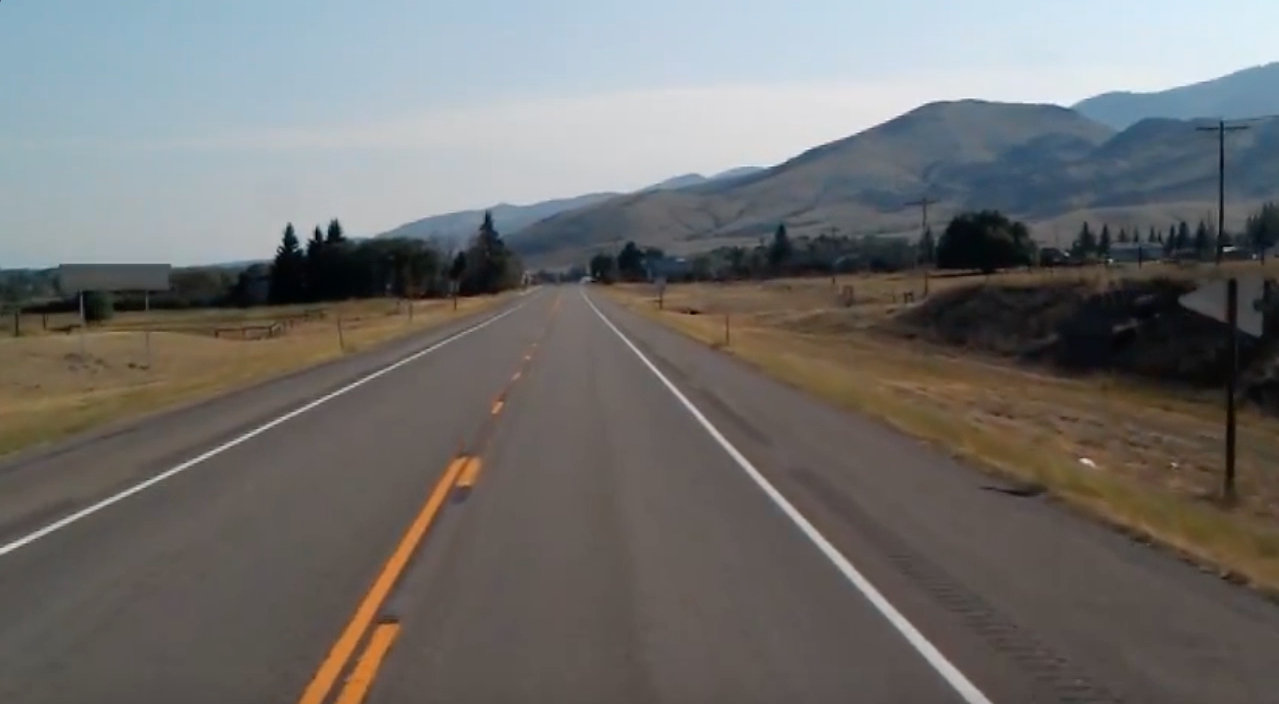
#> input picture Lane_Detection/test_image.jpg, 1279 x 704 px, given in place of the camera
$ python water_shed_algo.py   (older library calls are emulated)
#> lines starting #> are read from the running program, lines starting #| are printed output that depends on the picture; after the words box and inside, x2 and y2 are one past the last pixel; in counts of white or black regions, pixels touching at a corner belong together
import cv2
import numpy as np
cap = cv2.VideoCapture(0)

#	#For Full Screen uncomment below

#cv2.namedWindow('title', cv2.WND_PROP_FULLSCREEN)
#cv2.setWindowProperty('title', cv2.WND_PROP_FULLSCREEN, cv2.WINDOW_FULLSCREEN)

while True:
    ret,frame = cap.read()
#> frame is the input picture: shape (704, 1279, 3); mean B, G, R 109.7, 111.3, 112.3
    cv2.imshow('Original',frame)
    # 1. Blur
    blur = cv2.medianBlur(frame,15)

    # 2. To Gray
    gray = cv2.cvtColor(blur,cv2.COLOR_BGR2GRAY)

    # 3.) Threshold
    ret, thresh = cv2.threshold(gray,160,255,cv2.THRESH_BINARY_INV + cv2.THRESH_OTSU)
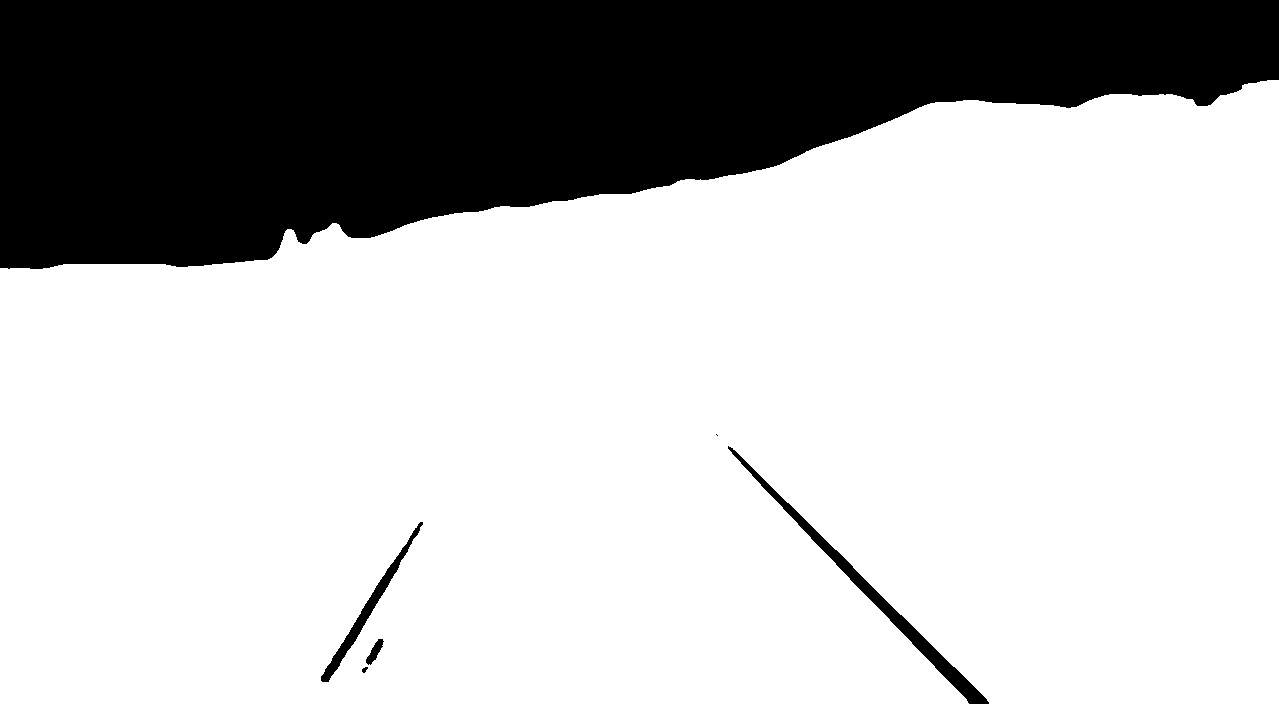
#> thresh: shape (704, 1279); 73.8% white; 6 black regions (1 under 20 px), largest, box (x1, y1, x2, y2) and area: (0, 0, 1279, 269) 230832, (728, 446, 989, 704) 3557, (321, 522, 423, 682) 1501, (366, 639, 384, 665) 200, (362, 667, 368, 673) 23
#> ret = 138

    # 4.) noise removal
    kernel = np.ones((3,3),np.uint8)
    opening = cv2.morphologyEx(thresh,cv2.MORPH_OPEN,kernel, iterations = 2)
#> opening: shape (704, 1279); 73.8% white; 5 black regions (1 under 20 px), largest, box (x1, y1, x2, y2) and area: (0, 0, 1279, 269) 230833, (728, 446, 989, 704) 3558, (321, 522, 423, 682) 1501, (362, 639, 384, 673) 232

    # 5.) sure background area
    bg = cv2.dilate(opening,kernel,iterations=3)
#> bg: shape (704, 1279); 74.8% white; 11 black regions (7 under 20 px), largest, box (x1, y1, x2, y2) and area: (0, 0, 1279, 266) 226084, (814, 535, 984, 704) 789, (364, 579, 387, 616) 48, (344, 617, 364, 648) 43

    # 6.) Finding sure foreground area
    dist_transform = cv2.distanceTransform(opening,cv2.DIST_L2,5)
    ret, fg = cv2.threshold(dist_transform,0.3*dist_transform.max(),255,0)
#> fg: shape (704, 1279) float32; 38.3% white; 1 white region, box (x1, y1, x2, y2) and area: (0, 196, 1279, 704) 344968
#> ret = 112.1

    # 7.) Sure Forground region
    final_fg = np.uint8(fg)

    # 8.) unknown region
    unknown = cv2.subtract(bg, final_fg)
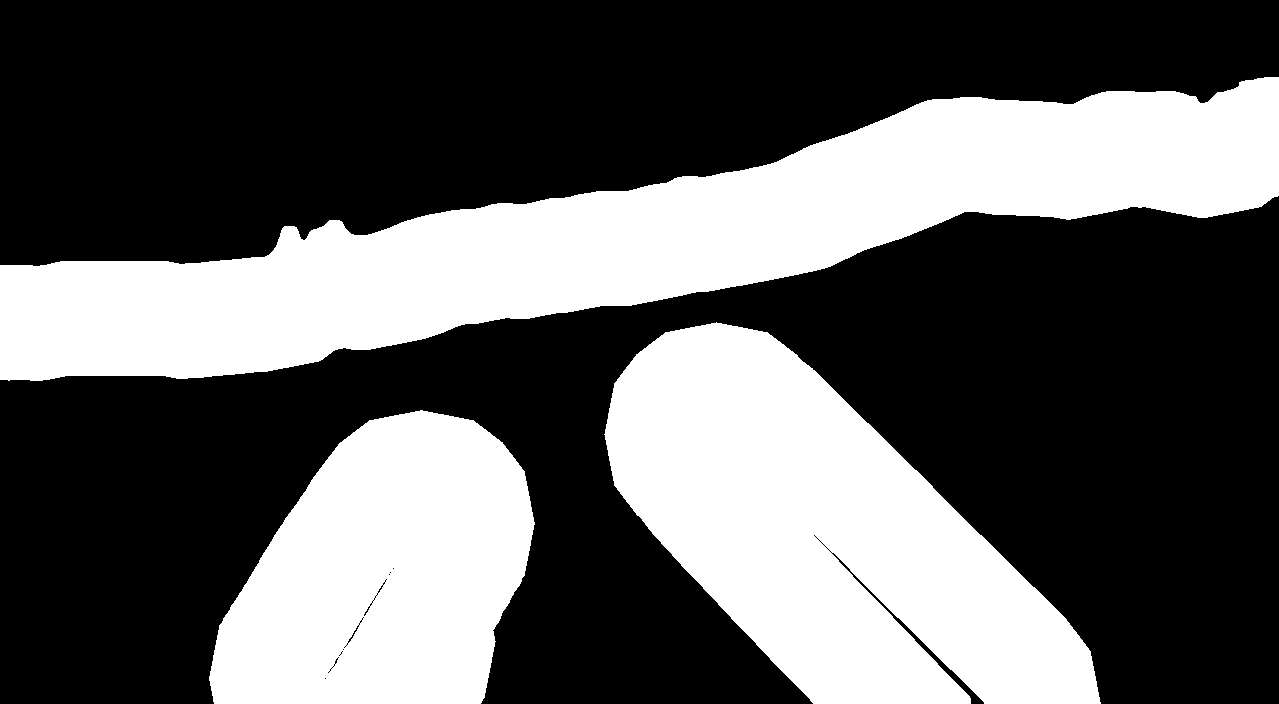
#> unknown: shape (704, 1279); 36.5% white; 3 white regions, box (x1, y1, x2, y2) and area: (0, 77, 1279, 381) 152271, (604, 322, 1101, 704) 106302, (209, 410, 535, 704) 69882

    # 9.) Label MArker for sure Foreground
    # Marker labelling
    ret, markers = cv2.connectedComponents(final_fg)
#> ret = 2
    # Add one to all labels so that sure background is not 0, but 1
    markers = markers+1
#> markers: shape (704, 1279) int32; values 1 (black) and 2 (white), 38.3% white; 1 white region
    # Now, mark the region of unknown with zero
    markers[unknown==255] = 0
#> markers: shape (704, 1279) int32; 3 distinct labels, from 0 to 2

    #10.) applying watershed algorithm
    water_markers = cv2.watershed(frame,markers)
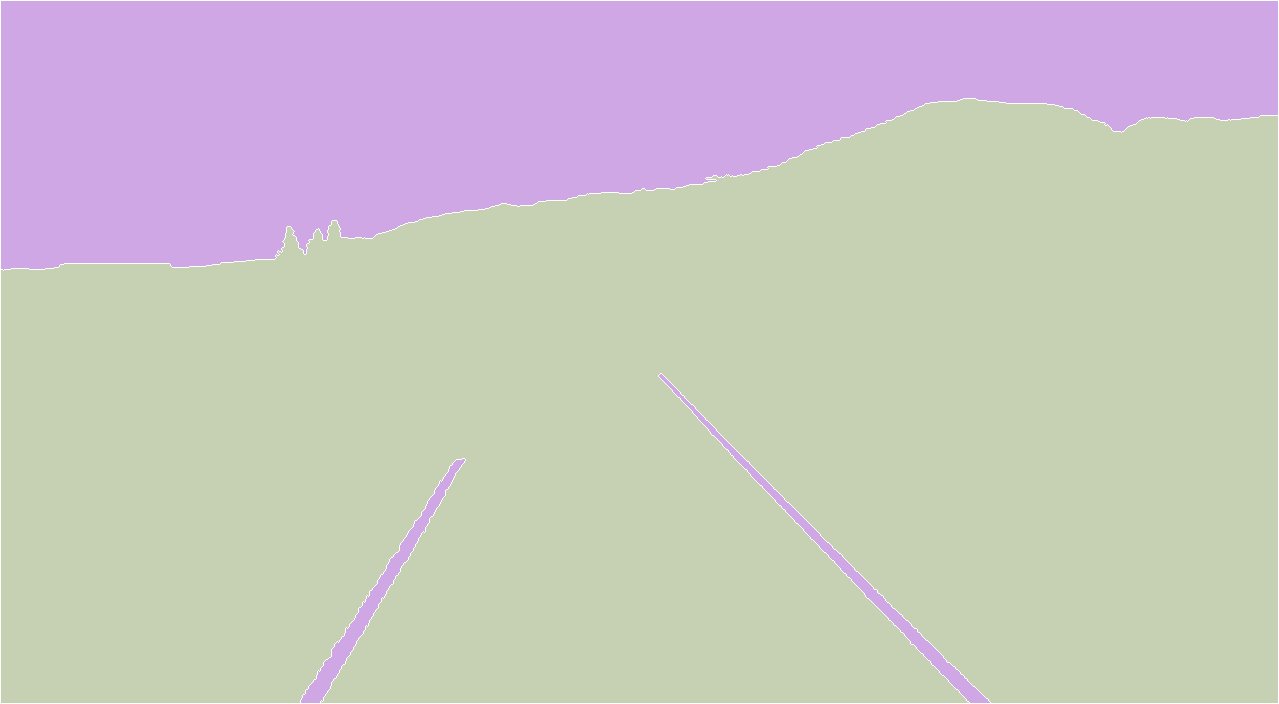
#> water_markers: shape (704, 1279) int32; 3 distinct labels, from -1 to 2; one colour per label, 0 black, -1 white

    # 11.) Finding Contours
    image, contours, hierarchy = cv2.findContours(water_markers.copy(), cv2.RETR_CCOMP, cv2.CHAIN_APPROX_SIMPLE)
#> contours = 4 contours; box (x1, y1, x2, y2) and area: (1, 99, 1278, 703) 650077, (1, 1, 1278, 270) 232142, (659, 374, 990, 703) 3557, (301, 459, 465, 703) 3382
    # For every entry in contours
    for i in range(len(contours)):

        # last column in the array is -1 if an external contour (no contours inside of it)
        if hierarchy[0][i][3] == -1:

            # We can now draw the external contours from the list of contours
            cv2.drawContours(frame, contours, i, (255, 0, 0), 10)
#> this loop made 4 passes
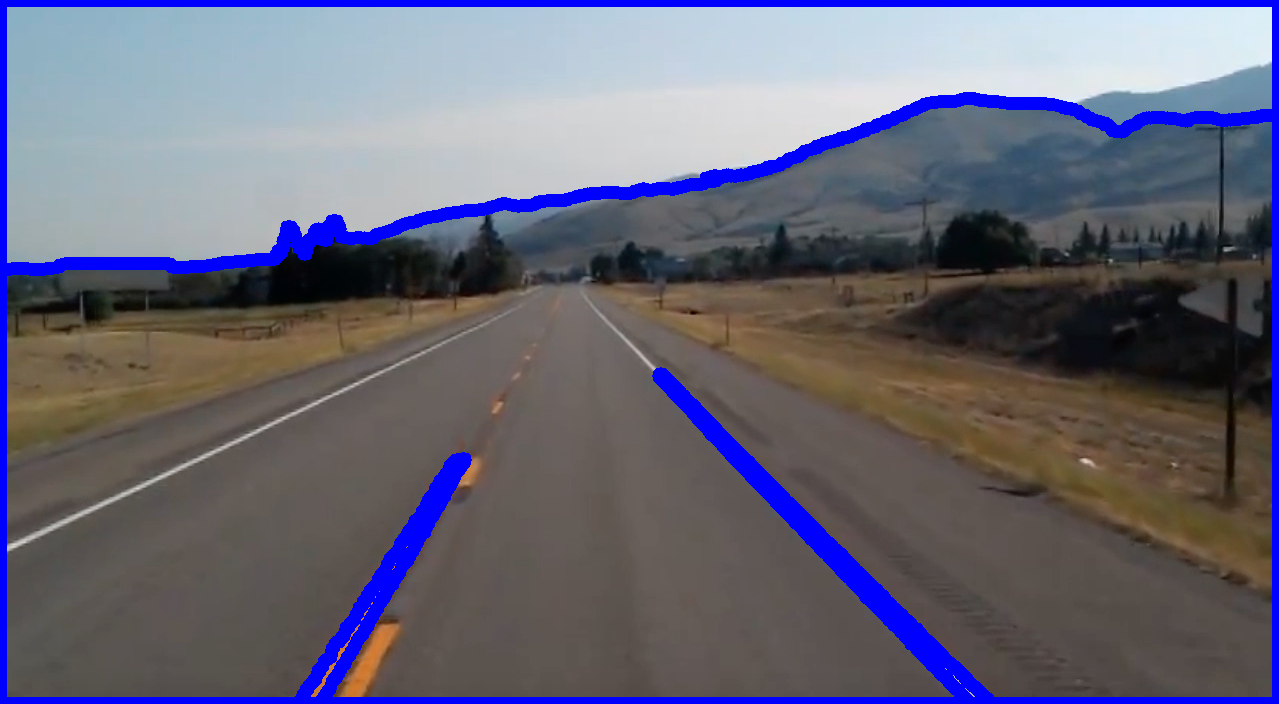
#> frame: shape (704, 1279, 3); 7.08% of pixels changed, all inside (x1, y1, x2, y2) = (0, 0, 1279, 704)


    # [9 lines of commented-out code are left out]
    cv2.imshow('11.) Contours_Frame',frame)
    if cv2.waitKey(1) & 0xFF == 27:
#> (key Esc is pressed here)
        break

cap.release()
cv2.destroyAllWindows()
